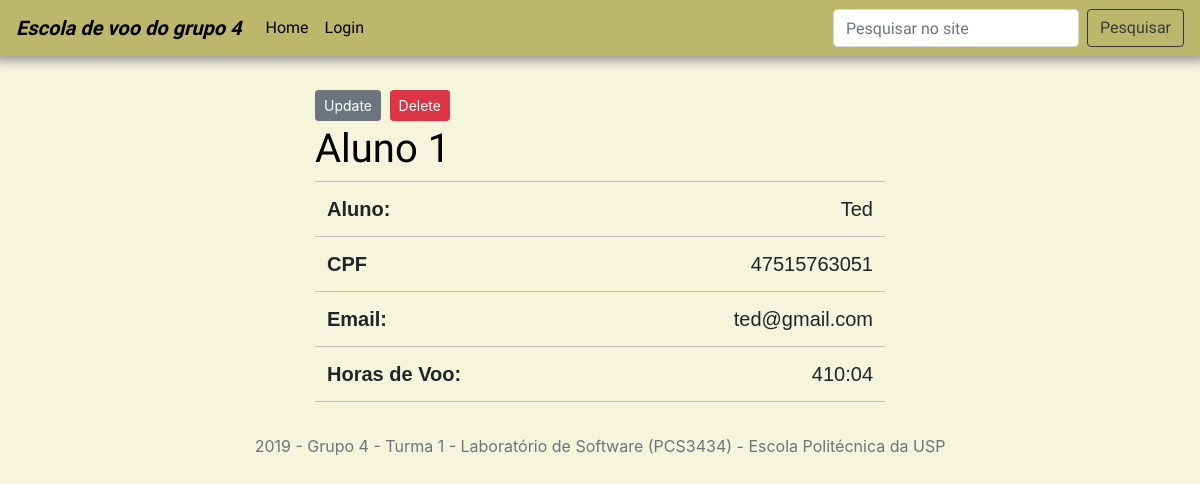
The app's page /aluno/1 with its own data.
### LabSoft_Grupo_04/project/models/aluno.py (models this page shows, shortened)
class Aluno(Usuario, UserMixin):
    __tablename__ = 'aluno'
    usuario_id = db.Column(db.Integer, primary_key=True)
    voos = db.relationship('Voo', backref='aluno', lazy=True)
    horas_de_voo = db.Column(db.Integer, nullable = False, default = 0)

### LabSoft_Grupo_04/project/routes/aluno.py (the view)
@app.route('/aluno/<int:usuario_id>', methods=['GET', 'POST'])
def visualizar_aluno(usuario_id):
        aluno = Aluno.query.get_or_404(usuario_id)
        totalHoras = horasDeVoo(aluno.voos)
        Aluno.query.get(aluno.usuario_id).horas_de_voo = totalHoras
        db.session.commit()
        breve = check_breve(aluno)
        return render_template('visualizar_aluno.html', title=f'Aluno {aluno.usuario_id}', aluno=aluno, totalHoras = f'{format(int(totalHoras/60), "02")}:{format(totalHoras%60, "02")}', breve=breve)

### LabSoft_Grupo_04/project/models/aluno.py (called while the page is built)
def check_breve(aluno):
    total_horas = horasDeVoo(aluno.voos)
    Aluno.query.get(aluno.usuario_id).horas_de_voo = total_horas
    db.session.commit()
    if (aluno.voos):
        pareceres = sum([voo.parecer >= 3 for voo in aluno.voos])
        pareceres /= len(aluno.voos)
        if (total_horas >= 60 * 340 and pareceres >= .85):
            return True

def horasDeVoo(voos):
    total = 0
    horas = []
    for voo in voos:
        hora = [int(s) for s in re.findall(r'\b\d+\b', voo.duracaoVoo)]
        horas.append(hora)
    for tempo in horas:
        total = total + tempo[0]*60 + tempo[1]
    return total

### LabSoft_Grupo_04/project/templates/visualizar_aluno.html (shortened to what this page needs)
{% extends 'layout.html' %}
{% block content %}
<div class="container-fluid">
    <div class="row">
        <div class="col-md-2 col-lg-3"></div>
        <div class="col-md-8 col-lg-6" id="container-table">
            <div class="table-responsive">
                <div>
                    <a class="btn btn-secondary btn-sm mt-1 mb-1" href="{{ url_for('atualizar_aluno', usuario_id=aluno.usuario_id) }}">Update</a>
                    <button type="button" class="btn btn-danger btn-sm m-1" data-toggle="modal" data-target="#deleteModal">Delete</button>
                </div>
                <h1 class="article-title" id="content-title">Aluno {{ aluno.usuario_id }}</h1>
                    <table class="table table-hover">
                        <tbody>
                                <tr>
                                    <th id="table-border">Aluno: </th>
                                    <td id="table-border">{{ aluno.nome }}</td>
                                </tr>
                                <tr>
                                    <th id="table-border">CPF</th>
                                    <td id="table-border">{{ aluno.cpf }}</td>
                                </tr>
                                <tr>
                                    <th id="table-border">Email: </th>
                                    <td id="table-border">{{ aluno.email }}</td>
                                </tr>
                                <tr>
                                    <th id="table-border">Horas de Voo: </th>
                                    <td id="table-border">{{ totalHoras }}</td>
                                </tr>
                        </tbody>
                    </table>
            </div>
        </div>
        <div class="col-md-2 col-lg-3"></div>
    </div>
</div>
{% endblock content %}

### LabSoft_Grupo_04/project/static/styles.css (style rules this page uses)
body { background-color: beige; }
#content-title { font-family: 'Stylish', sans-serif; color: black !important; }
table { font-family: 'Montserrat', sans-serif; font-size: 20px; margin: auto; }
td { text-align:right; }
#table-border { border-bottom: 1px solid #BFBFBF; border-top: 1px solid #BFBFBF; }

### records on screen
Aluno: usuario_id "1", nome "Ted", cpf "47515763051", email "ted@gmail.com"

### other values on screen
{{ totalHoras }} "410:04"
